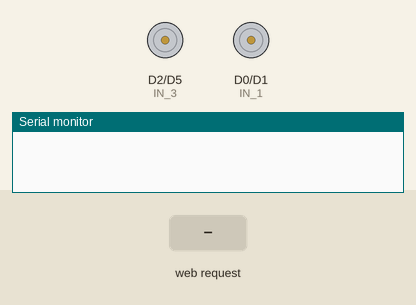
This sketch was run on a simulated ESP8266 (NodeMCU). On the bench: motor-driver pin pairs drawn as motors (green arrow = first pin HIGH = forward, orange = second pin HIGH = backward, longer = more drive), the last lines printed to the serial monitor. The test bench sets the inputs (shaded band).

Above: at 1.2 s.
1.3 s: HTTP request GET /F received
At 1.8 s:
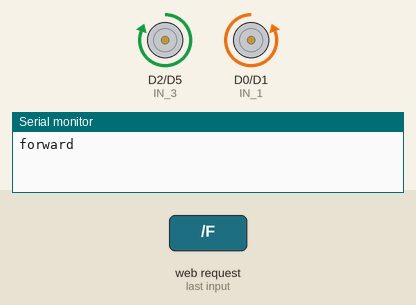
2.8 s: HTTP request GET /B received
At 4.0 s:
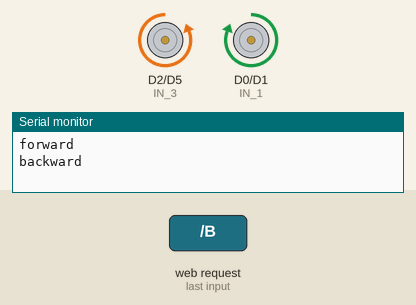
4.3 s: HTTP request GET /L received
At 5.3 s:
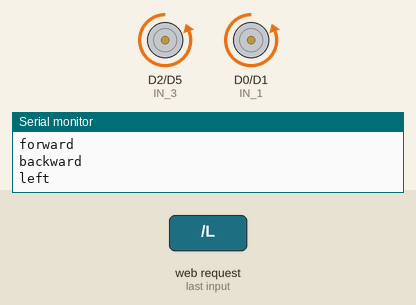
5.8 s: HTTP request GET /R received
At 6.5 s:
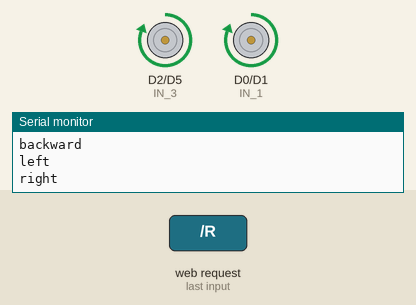
Timing chart, 0 to 8.3 s (numbered marks = the images above; inputs shaded):
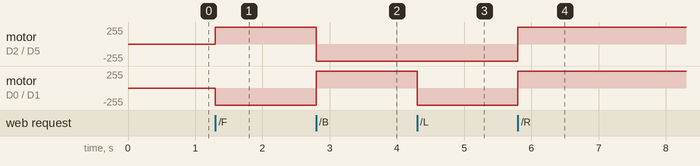

Measured:
- after the input at 1.3 s, motor on D2 (IN_3) / D5 (IN_4): stopped → forward 255/255 at once; motor on D0 (IN_1) / D1 (IN_2): stopped → backward 255/255 at once
- after the input at 2.8 s, motor on D2 (IN_3) / D5 (IN_4): forward 255/255 → backward 255/255 at once; motor on D0 (IN_1) / D1 (IN_2): backward 255/255 → forward 255/255 at once
- after the input at 4.3 s, motor on D0 (IN_1) / D1 (IN_2): forward 255/255 → backward 255/255 at once
- after the input at 5.8 s, motor on D2 (IN_3) / D5 (IN_4), motor on D0 (IN_1) / D1 (IN_2): backward 255/255 → forward 255/255 at once

The sketch:

hand_controled_robot.ino
```cpp
#define IN_1  16
#define IN_2  5
#define IN_3  4
#define IN_4  14

#include <ESP8266WiFi.h>

#include <ESP8266WebServer.h>
IPAddress ip(192,168,4,1);
IPAddress subnet(255,255,255,0);
IPAddress gateway(192,168,4,1);

String command;             //String to store app command state.
      // 400 - 1023.


const char* ssid = "Jarvis";
const char* password = "tonystark";
ESP8266WebServer server(80);

void setup() {


 pinMode(IN_1, OUTPUT);
 pinMode(IN_2, OUTPUT);
 pinMode(IN_3, OUTPUT);
 pinMode(IN_4, OUTPUT);

  Serial.begin(9600);

// Connecting WiFi

  WiFi.softAPConfig(ip,gateway,subnet);
  WiFi.softAP(ssid, password);
server.on("/",handleRoot);
 server.on("/S",stopRobot);
 server.on("/F",goAhead);
 server.on("/B",goBack);
 server.on("/L",goLeft);
 server.on("/R",goRight);
 server.begin();


}

void goAhead(){

      digitalWrite(IN_1, LOW);
      digitalWrite(IN_2, HIGH);


      digitalWrite(IN_3, HIGH);
      digitalWrite(IN_4,LOW);
      Serial.println("forward");
  }

void goBack(){

      digitalWrite(IN_1, HIGH);
      digitalWrite(IN_2,LOW);


      digitalWrite(IN_3, LOW);
      digitalWrite(IN_4, HIGH);
     Serial.println("backward");
  }

void goRight(){

      digitalWrite(IN_1, HIGH);
      digitalWrite(IN_2, LOW);


      digitalWrite(IN_3, HIGH);
      digitalWrite(IN_4, LOW);
      Serial.println("right");
  }

void goLeft(){

      digitalWrite(IN_1, LOW);
      digitalWrite(IN_2, HIGH);


      digitalWrite(IN_3, LOW);
      digitalWrite(IN_4, HIGH);
      Serial.println("left");
  }


void stopRobot(){

      digitalWrite(IN_1, LOW);
      digitalWrite(IN_2, LOW);


      digitalWrite(IN_3, LOW);
      digitalWrite(IN_4, LOW);
     Serial.println("stop");
 }

void loop() {
    server.handleClient();


}

void handleRoot(){
  server.send(200,"text/html","Welcome To ErodeRTP");
  digitalWrite(D5,LOW);
  digitalWrite(D6,LOW); //RIGHT MOTOR

  digitalWrite(D7,LOW);
  digitalWrite(D8,LOW); //LEFT MOTOR
}
```
